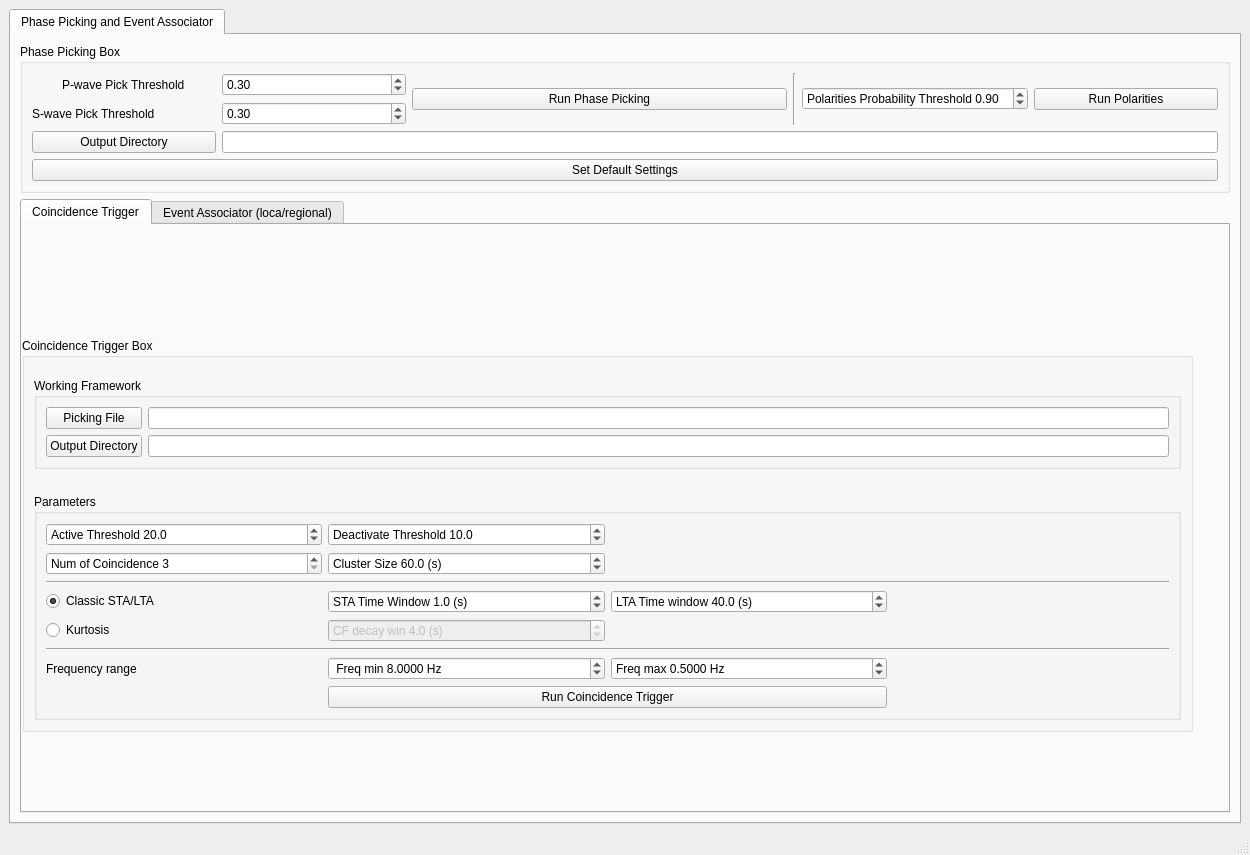
<?xml version="1.0" encoding="UTF-8"?>
<ui version="4.0">
 <class>MainWindow</class>
 <widget class="QMainWindow" name="MainWindow">
  <property name="geometry">
   <rect>
    <x>0</x>
    <y>0</y>
    <width>1250</width>
    <height>855</height>
   </rect>
  </property>
  <property name="windowTitle">
   <string>SurfQuake</string>
  </property>
  <property name="windowIcon">
   <iconset>
    <normaloff>:/logo/logo/surfQuake.png</normaloff>:/logo/logo/surfQuake.png</iconset>
  </property>
  <property name="iconSize">
   <size>
    <width>100</width>
    <height>100</height>
   </size>
  </property>
  <widget class="QWidget" name="centralwidget">
   <layout class="QVBoxLayout" name="verticalLayout_2">
    <item>
     <widget class="QTabWidget" name="SurfQuakeWidget">
      <property name="currentIndex">
       <number>0</number>
      </property>
      <widget class="QWidget" name="PhasePicking">
       <attribute name="title">
        <string>Phase Picking and Event Associator</string>
       </attribute>
       <layout class="QVBoxLayout" name="verticalLayout_3">
        <item>
         <widget class="QGroupBox" name="groupBox_19">
          <property name="sizePolicy">
           <sizepolicy hsizetype="Preferred" vsizetype="Maximum">
            <horstretch>0</horstretch>
            <verstretch>0</verstretch>
           </sizepolicy>
          </property>
          <property name="title">
           <string>Phase Picking Box</string>
          </property>
          <layout class="QGridLayout" name="gridLayout_27">
           <item row="0" column="0">
            <layout class="QGridLayout" name="gridLayout_24">
             <item row="3" column="1" colspan="6">
              <widget class="QLineEdit" name="picking_LE"/>
             </item>
             <item row="1" column="6" rowspan="2">
              <widget class="QPushButton" name="runPolaritiesBtn">
               <property name="text">
                <string>Run Polarities</string>
               </property>
              </widget>
             </item>
             <item row="1" column="0" alignment="Qt::AlignHCenter">
              <widget class="QLabel" name="label_54">
               <property name="text">
                <string>P-wave Pick Threshold</string>
               </property>
              </widget>
             </item>
             <item row="6" column="0" colspan="7">
              <widget class="QPushButton" name="setDefaultPickPath">
               <property name="text">
                <string>Set Default Settings</string>
               </property>
              </widget>
             </item>
             <item row="2" column="0">
              <widget class="QLabel" name="label_55">
               <property name="text">
                <string>S-wave Pick Threshold</string>
               </property>
              </widget>
             </item>
             <item row="3" column="0">
              <widget class="QPushButton" name="output_path_pickBtn">
               <property name="text">
                <string>Output Directory</string>
               </property>
              </widget>
             </item>
             <item row="2" column="1">
              <widget class="QDoubleSpinBox" name="s_wave_picking_thresholdDB">
               <property name="decimals">
                <number>2</number>
               </property>
               <property name="maximum">
                <double>1.000000000000000</double>
               </property>
               <property name="value">
                <double>0.300000000000000</double>
               </property>
              </widget>
             </item>
             <item row="1" column="1">
              <widget class="QDoubleSpinBox" name="p_wave_picking_thresholdDB">
               <property name="decimals">
                <number>2</number>
               </property>
               <property name="maximum">
                <double>1.000000000000000</double>
               </property>
               <property name="value">
                <double>0.300000000000000</double>
               </property>
              </widget>
             </item>
             <item row="1" column="5" rowspan="2">
              <widget class="QDoubleSpinBox" name="polaritiesProbDB">
               <property name="prefix">
                <string>Polarities Probability Threshold </string>
               </property>
               <property name="value">
                <double>0.900000000000000</double>
               </property>
              </widget>
             </item>
             <item row="1" column="4" rowspan="2">
              <widget class="Line" name="line_4">
               <property name="orientation">
                <enum>Qt::Vertical</enum>
               </property>
              </widget>
             </item>
             <item row="1" column="2" rowspan="2" colspan="2">
              <widget class="QPushButton" name="phasenetBtn">
               <property name="text">
                <string>Run Phase Picking</string>
               </property>
              </widget>
             </item>
            </layout>
           </item>
          </layout>
         </widget>
        </item>
        <item>
         <widget class="QTabWidget" name="tabWidget">
          <property name="currentIndex">
           <number>0</number>
          </property>
          <widget class="QWidget" name="tab_3">
           <attribute name="title">
            <string>Coincidence Trigger</string>
           </attribute>
           <widget class="QWidget" name="layoutWidget">
            <property name="geometry">
             <rect>
              <x>0</x>
              <y>0</y>
              <width>1171</width>
              <height>621</height>
             </rect>
            </property>
            <layout class="QVBoxLayout" name="verticalLayout_4">
             <item>
              <widget class="QGroupBox" name="groupBox_25">
               <property name="sizePolicy">
                <sizepolicy hsizetype="Preferred" vsizetype="Maximum">
                 <horstretch>0</horstretch>
                 <verstretch>0</verstretch>
                </sizepolicy>
               </property>
               <property name="title">
                <string>Coincidence Trigger Box</string>
               </property>
               <layout class="QVBoxLayout" name="verticalLayout_12">
                <property name="spacing">
                 <number>25</number>
                </property>
                <property name="topMargin">
                 <number>20</number>
                </property>
                <item>
                 <widget class="QGroupBox" name="groupBox_26">
                  <property name="sizePolicy">
                   <sizepolicy hsizetype="Preferred" vsizetype="Maximum">
                    <horstretch>0</horstretch>
                    <verstretch>0</verstretch>
                   </sizepolicy>
                  </property>
                  <property name="minimumSize">
                   <size>
                    <width>0</width>
                    <height>0</height>
                   </size>
                  </property>
                  <property name="title">
                   <string>Working Framework</string>
                  </property>
                  <layout class="QGridLayout" name="gridLayout_23">
                   <item row="0" column="0">
                    <widget class="QPushButton" name="picking_triggerFileBtn">
                     <property name="text">
                      <string>Picking File</string>
                     </property>
                    </widget>
                   </item>
                   <item row="0" column="1">
                    <widget class="QLineEdit" name="trigger_inputLE"/>
                   </item>
                   <item row="1" column="0">
                    <widget class="QPushButton" name="output_triggerBtn">
                     <property name="text">
                      <string>Output Directory</string>
                     </property>
                    </widget>
                   </item>
                   <item row="1" column="1">
                    <widget class="QLineEdit" name="output_triggerLE"/>
                   </item>
                  </layout>
                 </widget>
                </item>
                <item>
                 <widget class="QGroupBox" name="groupBox_2">
                  <property name="sizePolicy">
                   <sizepolicy hsizetype="Preferred" vsizetype="Maximum">
                    <horstretch>0</horstretch>
                    <verstretch>0</verstretch>
                   </sizepolicy>
                  </property>
                  <property name="title">
                   <string>Parameters</string>
                  </property>
                  <layout class="QGridLayout" name="gridLayout_12">
                   <item row="10" column="1" colspan="2">
                    <widget class="QPushButton" name="realCoincidenceTrigger">
                     <property name="toolTip">
                      <string>Associator</string>
                     </property>
                     <property name="text">
                      <string>Run Coincidence Trigger</string>
                     </property>
                    </widget>
                   </item>
                   <item row="5" column="1">
                    <widget class="QDoubleSpinBox" name="staWinDB">
                     <property name="prefix">
                      <string>STA Time Window </string>
                     </property>
                     <property name="suffix">
                      <string> (s)</string>
                     </property>
                     <property name="decimals">
                      <number>1</number>
                     </property>
                     <property name="value">
                      <double>1.000000000000000</double>
                     </property>
                    </widget>
                   </item>
                   <item row="1" column="1">
                    <widget class="QDoubleSpinBox" name="threshold_offDB">
                     <property name="prefix">
                      <string>Deactivate Threshold </string>
                     </property>
                     <property name="decimals">
                      <number>1</number>
                     </property>
                     <property name="minimum">
                      <double>-1000.000000000000000</double>
                     </property>
                     <property name="maximum">
                      <double>1000.000000000000000</double>
                     </property>
                     <property name="value">
                      <double>10.000000000000000</double>
                     </property>
                    </widget>
                   </item>
                   <item row="3" column="0" colspan="4">
                    <widget class="Line" name="line_2">
                     <property name="orientation">
                      <enum>Qt::Horizontal</enum>
                     </property>
                    </widget>
                   </item>
                   <item row="6" column="0">
                    <widget class="QRadioButton" name="kurtosis_btn">
                     <property name="text">
                      <string>Kurtosis</string>
                     </property>
                    </widget>
                   </item>
                   <item row="7" column="0" colspan="4">
                    <widget class="Line" name="line_3">
                     <property name="orientation">
                      <enum>Qt::Horizontal</enum>
                     </property>
                    </widget>
                   </item>
                   <item row="1" column="0">
                    <widget class="QDoubleSpinBox" name="threshold_onDB">
                     <property name="prefix">
                      <string>Active Threshold </string>
                     </property>
                     <property name="decimals">
                      <number>1</number>
                     </property>
                     <property name="minimum">
                      <double>-1000.000000000000000</double>
                     </property>
                     <property name="maximum">
                      <double>1000.000000000000000</double>
                     </property>
                     <property name="value">
                      <double>20.000000000000000</double>
                     </property>
                    </widget>
                   </item>
                   <item row="5" column="0">
                    <widget class="QRadioButton" name="snr_btn">
                     <property name="text">
                      <string>Classic STA/LTA</string>
                     </property>
                     <property name="checked">
                      <bool>true</bool>
                     </property>
                    </widget>
                   </item>
                   <item row="6" column="1">
                    <widget class="QDoubleSpinBox" name="kurtosisTimeWindowDB">
                     <property name="enabled">
                      <bool>false</bool>
                     </property>
                     <property name="prefix">
                      <string>CF decay win </string>
                     </property>
                     <property name="suffix">
                      <string> (s)</string>
                     </property>
                     <property name="decimals">
                      <number>1</number>
                     </property>
                     <property name="maximum">
                      <double>400.000000000000000</double>
                     </property>
                     <property name="value">
                      <double>4.000000000000000</double>
                     </property>
                    </widget>
                   </item>
                   <item row="2" column="0">
                    <widget class="QSpinBox" name="NumCoincidenceSB">
                     <property name="prefix">
                      <string>Num of Coincidence </string>
                     </property>
                     <property name="minimum">
                      <number>3</number>
                     </property>
                     <property name="maximum">
                      <number>100</number>
                     </property>
                    </widget>
                   </item>
                   <item row="5" column="2">
                    <widget class="QDoubleSpinBox" name="ltaWinDB">
                     <property name="prefix">
                      <string>LTA Time window </string>
                     </property>
                     <property name="suffix">
                      <string> (s)</string>
                     </property>
                     <property name="decimals">
                      <number>1</number>
                     </property>
                     <property name="value">
                      <double>40.000000000000000</double>
                     </property>
                    </widget>
                   </item>
                   <item row="2" column="1">
                    <widget class="QDoubleSpinBox" name="clusterSizeDB">
                     <property name="prefix">
                      <string>Cluster Size </string>
                     </property>
                     <property name="suffix">
                      <string> (s)</string>
                     </property>
                     <property name="decimals">
                      <number>1</number>
                     </property>
                     <property name="maximum">
                      <double>900.000000000000000</double>
                     </property>
                     <property name="value">
                      <double>60.000000000000000</double>
                     </property>
                    </widget>
                   </item>
                   <item row="9" column="0">
                    <widget class="QLabel" name="label">
                     <property name="text">
                      <string>Frequency range</string>
                     </property>
                    </widget>
                   </item>
                   <item row="9" column="1">
                    <widget class="QDoubleSpinBox" name="fminDB">
                     <property name="prefix">
                      <string> Freq min </string>
                     </property>
                     <property name="suffix">
                      <string> Hz</string>
                     </property>
                     <property name="decimals">
                      <number>4</number>
                     </property>
                     <property name="maximum">
                      <double>400.000000000000000</double>
                     </property>
                     <property name="value">
                      <double>8.000000000000000</double>
                     </property>
                    </widget>
                   </item>
                   <item row="9" column="2">
                    <widget class="QDoubleSpinBox" name="fmaxDB">
                     <property name="prefix">
                      <string>Freq max </string>
                     </property>
                     <property name="suffix">
                      <string> Hz</string>
                     </property>
                     <property name="decimals">
                      <number>4</number>
                     </property>
                     <property name="maximum">
                      <double>400.000000000000000</double>
                     </property>
                     <property name="value">
                      <double>0.500000000000000</double>
                     </property>
                    </widget>
                   </item>
                  </layout>
                 </widget>
                </item>
               </layout>
              </widget>
             </item>
            </layout>
           </widget>
          </widget>
          <widget class="QWidget" name="tab">
           <attribute name="title">
            <string>Event Associator (loca/regional)</string>
           </attribute>
           <widget class="QWidget" name="layoutWidget">
            <property name="geometry">
             <rect>
              <x>0</x>
              <y>3</y>
              <width>1171</width>
              <height>601</height>
             </rect>
            </property>
            <layout class="QVBoxLayout" name="verticalLayout_5">
             <item>
              <widget class="QGroupBox" name="groupBox_23">
               <property name="sizePolicy">
                <sizepolicy hsizetype="Preferred" vsizetype="Maximum">
                 <horstretch>0</horstretch>
                 <verstretch>0</verstretch>
                </sizepolicy>
               </property>
               <property name="title">
                <string>Associator Box</string>
               </property>
               <layout class="QVBoxLayout" name="verticalLayout_11">
                <property name="spacing">
                 <number>25</number>
                </property>
                <property name="topMargin">
                 <number>20</number>
                </property>
                <item>
                 <widget class="QGroupBox" name="groupBox_24">
                  <property name="sizePolicy">
                   <sizepolicy hsizetype="Preferred" vsizetype="Maximum">
                    <horstretch>0</horstretch>
                    <verstretch>0</verstretch>
                   </sizepolicy>
                  </property>
                  <property name="minimumSize">
                   <size>
                    <width>0</width>
                    <height>0</height>
                   </size>
                  </property>
                  <property name="title">
                   <string>Working Framework</string>
                  </property>
                  <layout class="QGridLayout" name="gridLayout_22">
                   <item row="0" column="0">
                    <widget class="QPushButton" name="real_picking_inputBtn">
                     <property name="text">
                      <string>Picking Directory</string>
                     </property>
                    </widget>
                   </item>
                   <item row="0" column="1">
                    <widget class="QLineEdit" name="real_inputLE"/>
                   </item>
                   <item row="1" column="0">
                    <widget class="QPushButton" name="output_realBtn">
                     <property name="text">
                      <string>Output Directory</string>
                     </property>
                    </widget>
                   </item>
                   <item row="1" column="1">
                    <widget class="QLineEdit" name="output_realLE"/>
                   </item>
                  </layout>
                 </widget>
                </item>
                <item>
                 <widget class="QGroupBox" name="groupBox_10">
                  <property name="toolTip">
                   <string>Search range in depth (km)</string>
                  </property>
                  <property name="title">
                   <string>Geographic Framework</string>
                  </property>
                  <layout class="QGridLayout" name="gridLayout_9">
                   <item row="3" column="3">
                    <widget class="QPushButton" name="plot_grid_stationsBtn">
                     <property name="toolTip">
                      <string>Plot Grid Stations</string>
                     </property>
                     <property name="text">
                      <string>Plot Grid Stations</string>
                     </property>
                    </widget>
                   </item>
                   <item row="2" column="3">
                    <widget class="QDoubleSpinBox" name="depthSB">
                     <property name="toolTip">
                      <string>Depth max</string>
                     </property>
                     <property name="prefix">
                      <string>Depth (km) </string>
                     </property>
                     <property name="decimals">
                      <number>1</number>
                     </property>
                     <property name="maximum">
                      <double>750.000000000000000</double>
                     </property>
                    </widget>
                   </item>
                   <item row="2" column="1">
                    <widget class="QDoubleSpinBox" name="lon_refMaxSB">
                     <property name="toolTip">
                      <string>Longitude max.</string>
                     </property>
                     <property name="prefix">
                      <string>Ref Longitude Max </string>
                     </property>
                     <property name="suffix">
                      <string> º</string>
                     </property>
                     <property name="decimals">
                      <number>5</number>
                     </property>
                     <property name="minimum">
                      <double>-180.000000000000000</double>
                     </property>
                     <property name="maximum">
                      <double>180.000000000000000</double>
                     </property>
                     <property name="singleStep">
                      <double>0.050000000000000</double>
                     </property>
                    </widget>
                   </item>
                   <item row="2" column="0">
                    <widget class="QDoubleSpinBox" name="lat_refMaxSB">
                     <property name="toolTip">
                      <string>Latitude max</string>
                     </property>
                     <property name="prefix">
                      <string>Ref Latitude Max </string>
                     </property>
                     <property name="suffix">
                      <string> º</string>
                     </property>
                     <property name="decimals">
                      <number>5</number>
                     </property>
                     <property name="maximum">
                      <double>90.000000000000000</double>
                     </property>
                     <property name="singleStep">
                      <double>0.050000000000000</double>
                     </property>
                    </widget>
                   </item>
                   <item row="3" column="0">
                    <widget class="QDoubleSpinBox" name="lat_refMinSB">
                     <property name="toolTip">
                      <string>Latitude min</string>
                     </property>
                     <property name="prefix">
                      <string>Ref Latitude Min </string>
                     </property>
                     <property name="suffix">
                      <string> º</string>
                     </property>
                     <property name="decimals">
                      <number>5</number>
                     </property>
                     <property name="maximum">
                      <double>90.000000000000000</double>
                     </property>
                     <property name="singleStep">
                      <double>0.050000000000000</double>
                     </property>
                     <property name="value">
                      <double>0.000000000000000</double>
                     </property>
                    </widget>
                   </item>
                   <item row="3" column="1">
                    <widget class="QDoubleSpinBox" name="lon_refMin">
                     <property name="toolTip">
                      <string>Longitude min</string>
                     </property>
                     <property name="prefix">
                      <string>Ref Longitude Min  </string>
                     </property>
                     <property name="suffix">
                      <string> º</string>
                     </property>
                     <property name="decimals">
                      <number>5</number>
                     </property>
                     <property name="minimum">
                      <double>-180.000000000000000</double>
                     </property>
                     <property name="maximum">
                      <double>180.000000000000000</double>
                     </property>
                     <property name="singleStep">
                      <double>0.050000000000000</double>
                     </property>
                    </widget>
                   </item>
                  </layout>
                 </widget>
                </item>
                <item>
                 <widget class="QGroupBox" name="groupBox">
                  <property name="sizePolicy">
                   <sizepolicy hsizetype="Preferred" vsizetype="Maximum">
                    <horstretch>0</horstretch>
                    <verstretch>0</verstretch>
                   </sizepolicy>
                  </property>
                  <property name="title">
                   <string>Associator Parameters</string>
                  </property>
                  <layout class="QGridLayout" name="gridLayout_10">
                   <item row="0" column="4">
                    <widget class="QLabel" name="label_22">
                     <property name="text">
                      <string>Threshold Picks</string>
                     </property>
                    </widget>
                   </item>
                   <item row="6" column="2" colspan="3">
                    <widget class="QDoubleSpinBox" name="TTHorizontalGridSizeBtn">
                     <property name="toolTip">
                      <string>Grid size of the travel times table (degree)</string>
                     </property>
                     <property name="statusTip">
                      <string>Travel times table grid size (degree)</string>
                     </property>
                     <property name="prefix">
                      <string>Horizontal Grid Resolution Size (º) </string>
                     </property>
                     <property name="decimals">
                      <number>2</number>
                     </property>
                     <property name="maximum">
                      <double>10.000000000000000</double>
                     </property>
                     <property name="singleStep">
                      <double>0.250000000000000</double>
                     </property>
                     <property name="value">
                      <double>0.010000000000000</double>
                     </property>
                    </widget>
                   </item>
                   <item row="0" column="3" rowspan="4">
                    <widget class="Line" name="line_7">
                     <property name="orientation">
                      <enum>Qt::Vertical</enum>
                     </property>
                    </widget>
                   </item>
                   <item row="7" column="2" colspan="3">
                    <widget class="QDoubleSpinBox" name="TTDepthGridSizeBtn">
                     <property name="toolTip">
                      <string>Vertical grid size of travel times table (km)</string>
                     </property>
                     <property name="statusTip">
                      <string>Grid size of travel times table (km)</string>
                     </property>
                     <property name="prefix">
                      <string>Depth Grid Resolution Size (km) </string>
                     </property>
                     <property name="decimals">
                      <number>2</number>
                     </property>
                     <property name="maximum">
                      <double>50.000000000000000</double>
                     </property>
                     <property name="value">
                      <double>2.000000000000000</double>
                     </property>
                    </widget>
                   </item>
                   <item row="1" column="2">
                    <widget class="QDoubleSpinBox" name="HorizontalGridSizeBtn">
                     <property name="toolTip">
                      <string>Search grid size for epicenter (degree)</string>
                     </property>
                     <property name="prefix">
                      <string>Horizontal Search Grid Size (º) </string>
                     </property>
                     <property name="decimals">
                      <number>2</number>
                     </property>
                     <property name="singleStep">
                      <double>0.100000000000000</double>
                     </property>
                     <property name="value">
                      <double>0.600000000000000</double>
                     </property>
                    </widget>
                   </item>
                   <item row="1" column="0" colspan="2">
                    <widget class="QDoubleSpinBox" name="gridSearchParamHorizontalRangeBtn">
                     <property name="toolTip">
                      <string>Horizontal search range centered on the station where the first phase is recorded (degrees).</string>
                     </property>
                     <property name="prefix">
                      <string>Horizontal Search Range (º) </string>
                     </property>
                     <property name="decimals">
                      <number>2</number>
                     </property>
                     <property name="singleStep">
                      <double>0.100000000000000</double>
                     </property>
                     <property name="value">
                      <double>4.800000000000000</double>
                     </property>
                    </widget>
                   </item>
                   <item row="6" column="0" colspan="2">
                    <widget class="QDoubleSpinBox" name="TTHorizontalRangeBtn">
                     <property name="toolTip">
                      <string>Horizontal range in the travel times table (degree)</string>
                     </property>
                     <property name="statusTip">
                      <string>Horizontal range in the travel times table (degree)</string>
                     </property>
                     <property name="prefix">
                      <string>Horizontal Range (º) </string>
                     </property>
                     <property name="decimals">
                      <number>2</number>
                     </property>
                     <property name="maximum">
                      <double>50.000000000000000</double>
                     </property>
                     <property name="singleStep">
                      <double>0.200000000000000</double>
                     </property>
                     <property name="value">
                      <double>5.000000000000000</double>
                     </property>
                    </widget>
                   </item>
                   <item row="2" column="0" colspan="2">
                    <widget class="QDoubleSpinBox" name="DepthSearchParamHorizontalRangeBtn">
                     <property name="toolTip">
                      <string>Depth search range (km)</string>
                     </property>
                     <property name="statusTip">
                      <string>Vertical range in the travel times table (km)</string>
                     </property>
                     <property name="prefix">
                      <string>Depth Search Range (km) </string>
                     </property>
                     <property name="decimals">
                      <number>2</number>
                     </property>
                     <property name="value">
                      <double>50.000000000000000</double>
                     </property>
                    </widget>
                   </item>
                   <item row="0" column="0" colspan="3">
                    <widget class="QLabel" name="label_20">
                     <property name="text">
                      <string>Grid Search Parameters</string>
                     </property>
                    </widget>
                   </item>
                   <item row="3" column="4">
                    <widget class="QSpinBox" name="number_stations_picksSB">
                     <property name="toolTip">
                      <string>Minimum number of stations where there must be P and S picks</string>
                     </property>
                     <property name="suffix">
                      <string/>
                     </property>
                     <property name="prefix">
                      <string>Number of Stations Recorded (P &amp; S) </string>
                     </property>
                     <property name="value">
                      <number>1</number>
                     </property>
                    </widget>
                   </item>
                   <item row="5" column="0" colspan="3">
                    <widget class="QLabel" name="label_21">
                     <property name="text">
                      <string>Travel Time Grid Search</string>
                     </property>
                    </widget>
                   </item>
                   <item row="7" column="0" colspan="2">
                    <widget class="QDoubleSpinBox" name="TTDepthRangeBtn">
                     <property name="toolTip">
                      <string>Vertical range in the travel times table (km)</string>
                     </property>
                     <property name="prefix">
                      <string>Depth Range (km) </string>
                     </property>
                     <property name="decimals">
                      <number>2</number>
                     </property>
                     <property name="maximum">
                      <double>700.000000000000000</double>
                     </property>
                     <property name="value">
                      <double>50.000000000000000</double>
                     </property>
                    </widget>
                   </item>
                   <item row="3" column="0" colspan="3">
                    <widget class="QDoubleSpinBox" name="EventTimeWindow">
                     <property name="toolTip">
                      <string>Time between two events (seconds)</string>
                     </property>
                     <property name="prefix">
                      <string>Event Time Window (s) </string>
                     </property>
                     <property name="decimals">
                      <number>0</number>
                     </property>
                     <property name="maximum">
                      <double>3600.000000000000000</double>
                     </property>
                     <property name="value">
                      <double>120.000000000000000</double>
                     </property>
                    </widget>
                   </item>
                   <item row="2" column="2">
                    <widget class="QDoubleSpinBox" name="DepthGridSizeBtn">
                     <property name="toolTip">
                      <string>Search grid size for depth (km)</string>
                     </property>
                     <property name="prefix">
                      <string>Depth Search Grid Size (km) </string>
                     </property>
                     <property name="decimals">
                      <number>2</number>
                     </property>
                     <property name="value">
                      <double>10.000000000000000</double>
                     </property>
                    </widget>
                   </item>
                   <item row="1" column="4">
                    <widget class="QSpinBox" name="ThresholdPwaveSB">
                     <property name="toolTip">
                      <string>Minimum number of P-phase selections required in an event</string>
                     </property>
                     <property name="statusTip">
                      <string>Minimum number of P-phase selections required in an event</string>
                     </property>
                     <property name="suffix">
                      <string/>
                     </property>
                     <property name="prefix">
                      <string>Minimum Number P-wave Picks </string>
                     </property>
                     <property name="value">
                      <number>3</number>
                     </property>
                    </widget>
                   </item>
                   <item row="4" column="0" colspan="5">
                    <widget class="Line" name="line">
                     <property name="orientation">
                      <enum>Qt::Horizontal</enum>
                     </property>
                    </widget>
                   </item>
                   <item row="2" column="4">
                    <widget class="QSpinBox" name="ThresholdSwaveSB">
                     <property name="toolTip">
                      <string>Minimum number of S-phase selections required in an event</string>
                     </property>
                     <property name="suffix">
                      <string/>
                     </property>
                     <property name="prefix">
                      <string>Minimum Number S-wave Picks </string>
                     </property>
                     <property name="value">
                      <number>1</number>
                     </property>
                    </widget>
                   </item>
                  </layout>
                 </widget>
                </item>
                <item>
                 <widget class="QPushButton" name="realBtn">
                  <property name="toolTip">
                   <string>Associator</string>
                  </property>
                  <property name="text">
                   <string>Run Associator</string>
                  </property>
                 </widget>
                </item>
               </layout>
              </widget>
             </item>
            </layout>
           </widget>
          </widget>
         </widget>
        </item>
       </layout>
      </widget>
     </widget>
    </item>
   </layout>
  </widget>
  <widget class="QMenuBar" name="menubar">
   <property name="geometry">
    <rect>
     <x>0</x>
     <y>0</y>
     <width>1250</width>
     <height>24</height>
    </rect>
   </property>
  </widget>
  <widget class="QStatusBar" name="statusbar"/>
  <action name="actionData_Base">
   <property name="text">
    <string>Data Base</string>
   </property>
  </action>
 </widget>
 <resources>
  <include location="../resources.qrc"/>
 </resources>
 <connections/>
</ui>
